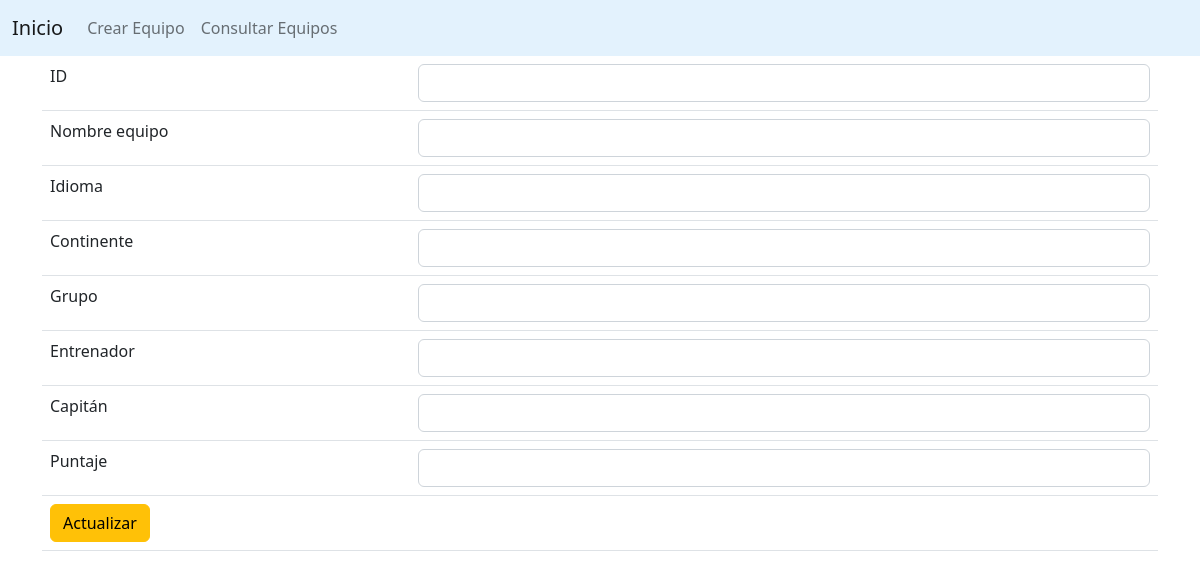
/21/edit, run on an earlier commit of the app's database.
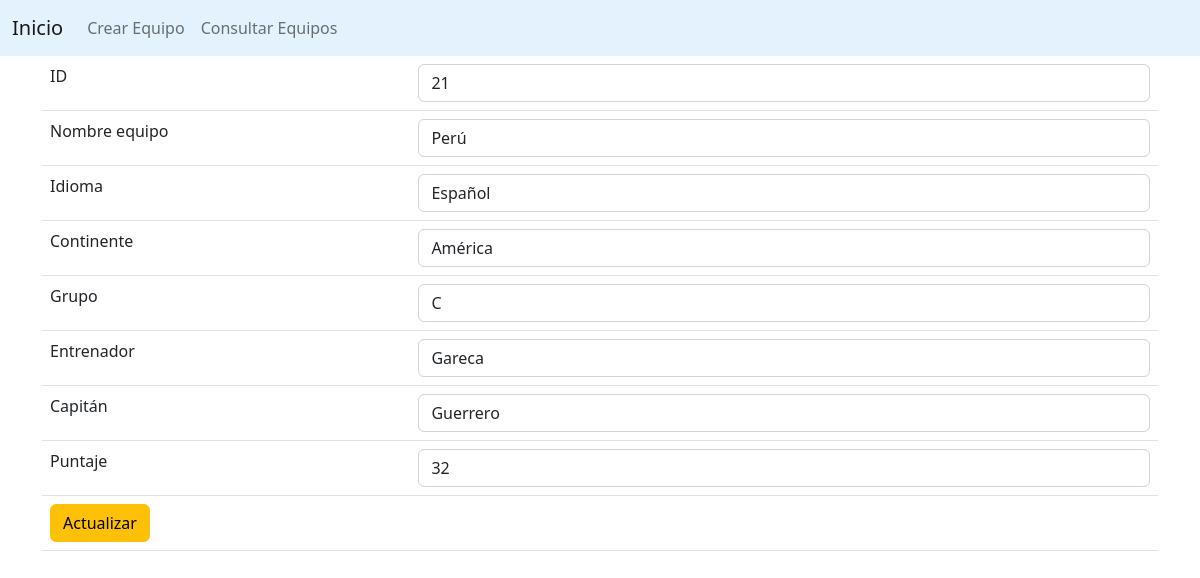
And on a later commit of the database.
### models.py (models this page shows, shortened)
class ContactModel(db.Model):
	__tablename__ = "contacts"
	id = db.Column(db.Integer, primary_key=True)
	pais = db.Column(db.String())
	idioma = db.Column(db.String())
	continente = db.Column(db.String())
	grupo = db.Column(db.String())
	entrenador = db.Column(db.String())
	capitan = db.Column(db.String())
	puntaje = db.Column(db.Integer())

### app.py (the view)
@app.route('/<int:id>/edit', methods = ['GET'])
def returnUpdate(id):
	contact = ContactModel.query.filter_by(id=id).first()
	return render_template('update.html', contact = contact)

### templates/update.html (shortened to what this page needs)
{% extends 'master.html' %}
{% block body %}
<div class="container">
	<form method="post" action="/edit">
		<table class="table">
			<tr>
				<td>ID</td>
				<td><input type="text" name="id" class="form-control" value="{{ contact.id }}"></td>
			</tr>
			<tr>
				<td>Nombre equipo</td>
				<td><input type="text" name="pais" class="form-control" value="{{ contact.pais }}"></td>
			</tr>
			<tr>
				<td>Idioma</td>
				<td><input type="text" name="idioma" class="form-control" value="{{ contact.idioma }}"></td>
			</tr>
			<tr>
				<td>Continente</td>
				<td><input type="text" name="continente" class="form-control" value="{{ contact.continente }}"></td>
			</tr>
			<tr>
				<td>Grupo</td>
				<td><input type="text" name="grupo" class="form-control" value="{{ contact.grupo }}"></td>
			</tr>
			<tr>
				<td>Entrenador</td>
				<td><input type="text" name="entrenador" class="form-control" value="{{ contact.entrenador }}"></td>
			</tr>
			<tr>
				<td>Capitán</td>
				<td><input type="text" name="capitan" class="form-control" value="{{ contact.capitan }}"></td>
			</tr>
			<tr>
				<td>Puntaje</td>
				<td><input type="text" name="puntaje" class="form-control" value="{{ contact.puntaje }}"></td>
			</tr>
			<tr>
				<td colspan="2">
					<input type="submit" name="submit" value="Actualizar" class="btn btn-warning">
				</td>
			</tr>
		</table>
	</form>
</div>
{% endblock %}

What changed in the data, as far as the page shows it:
added ContactModel: id "21", pais "Perú", idioma "Español", continente "América", grupo "C", entrenador "Gareca", capitan "Guerrero", puntaje "32"
